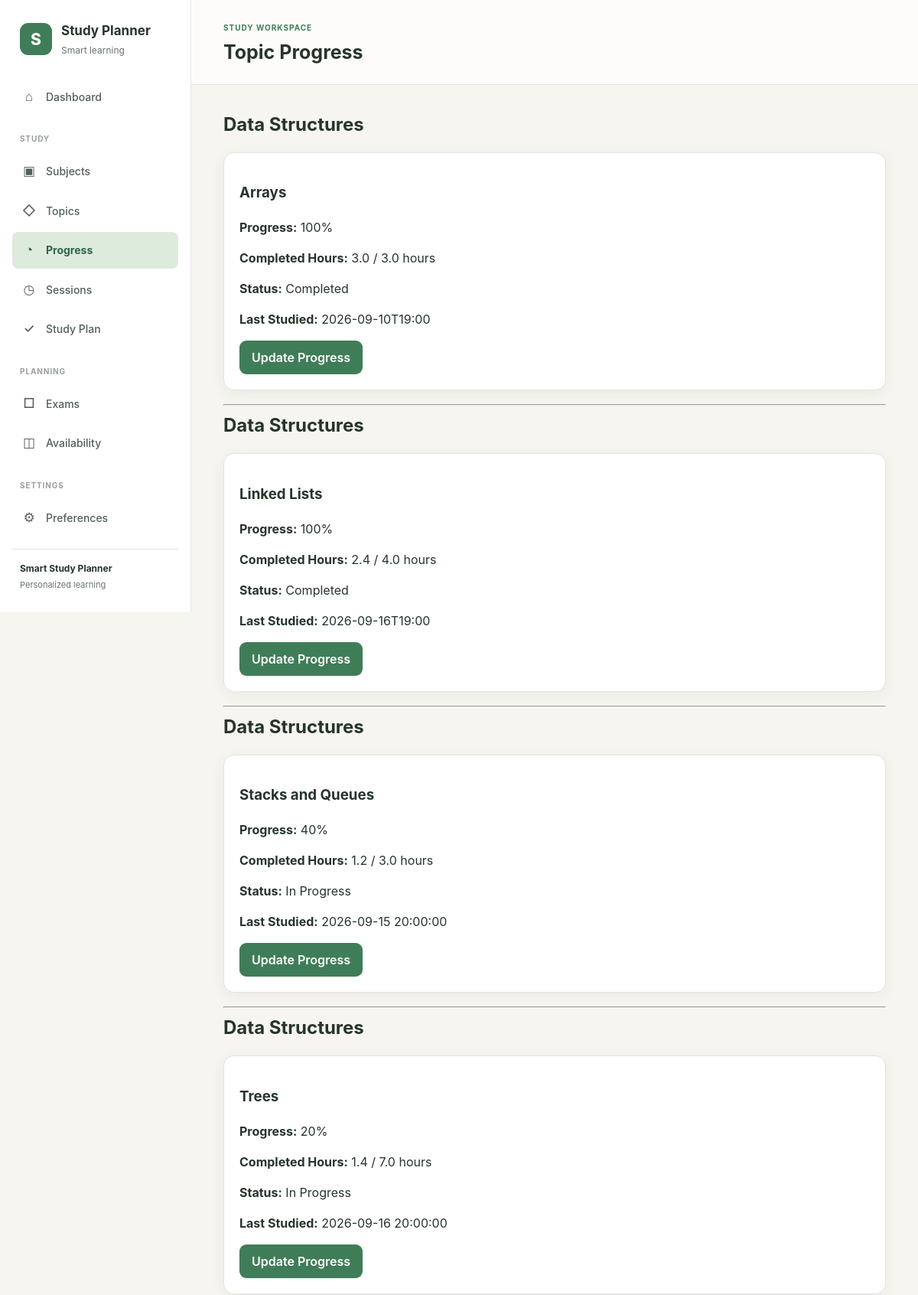
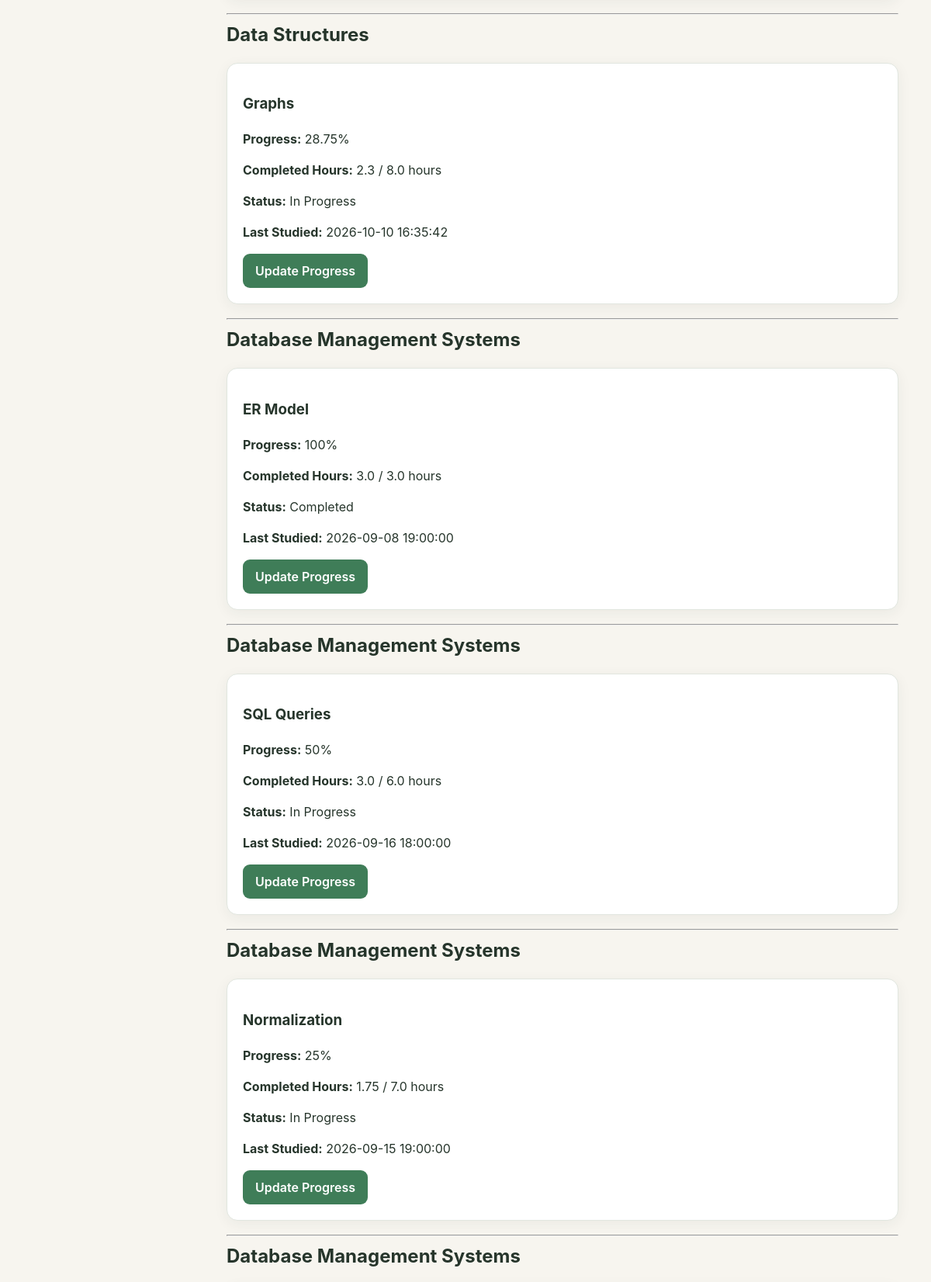
The app's page /progress (upper part) with its own data (2 pictures, top to bottom).
### tables this page shows
CREATE TABLE topic_progress (
    progress_id INTEGER PRIMARY KEY AUTOINCREMENT,

    student_id INTEGER NOT NULL,

    topic_id INTEGER NOT NULL,

    progress_percentage INTEGER NOT NULL DEFAULT 0,

    completed_hours REAL NOT NULL DEFAULT 0,

    is_completed INTEGER NOT NULL DEFAULT 0,

    last_studied_at TEXT,

    FOREIGN KEY (student_id)
        REFERENCES students(student_id)
        ON DELETE CASCADE,

    FOREIGN KEY (topic_id)
        REFERENCES topics(topic_id)
        ON DELETE CASCADE,

    CHECK (progress_percentage BETWEEN 0 AND 100),

    CHECK (completed_hours >= 0),

    CHECK (is_completed IN (0, 1)),

    UNIQUE(student_id, topic_id)
);

CREATE TABLE subjects (
    subject_id INTEGER PRIMARY KEY AUTOINCREMENT,

    student_id INTEGER NOT NULL,

    name TEXT NOT NULL,

    description TEXT,

    created_at TEXT NOT NULL DEFAULT CURRENT_TIMESTAMP,

    FOREIGN KEY (student_id)
        REFERENCES students(student_id)
        ON DELETE CASCADE,

    UNIQUE(student_id, name)
);

CREATE TABLE topics (
    topic_id INTEGER PRIMARY KEY AUTOINCREMENT,

    subject_id INTEGER NOT NULL,

    name TEXT NOT NULL,

    description TEXT,

    difficulty INTEGER NOT NULL DEFAULT 3,

    priority INTEGER NOT NULL DEFAULT 3,

    estimated_hours REAL NOT NULL,

    created_at TEXT NOT NULL DEFAULT CURRENT_TIMESTAMP,

    FOREIGN KEY (subject_id)
        REFERENCES subjects(subject_id)
        ON DELETE CASCADE,

    CHECK (difficulty BETWEEN 1 AND 5),

    CHECK (priority BETWEEN 1 AND 5),

    CHECK (estimated_hours > 0),

    UNIQUE(subject_id, name)
);

### app.py (the view)
@app.route("/progress")
def progress():
    db = get_db()
    cursor = db.execute("""
        SELECT
            topic_progress.progress_id,
            topic_progress.topic_id,
            topic_progress.progress_percentage,
            topic_progress.completed_hours,
            topic_progress.is_completed,
            topic_progress.last_studied_at,

            topics.name AS topic_name,
            topics.estimated_hours,

            subjects.subject_id,
            subjects.name AS subject_name

        FROM topic_progress

        JOIN topics
            ON topic_progress.topic_id = topics.topic_id

        JOIN subjects
            ON topics.subject_id = subjects.subject_id

        WHERE topic_progress.student_id = ?

        ORDER BY
            subjects.subject_id,
            topics.topic_id
    """, (1,))
    progress_records = cursor.fetchall()
    return render_template(
        "progress.html",
        progress_records=progress_records
    )

### app.py (called while the page is built)
def get_db():
    if "db" not in g:
        g.db = sqlite3.connect(DATABASE)
        g.db.row_factory = sqlite3.Row
        g.db.execute("PRAGMA foreign_keys = ON")
    return g.db

### templates/progress.html (shortened to what this page needs)
{% extends 'base.html' %}
{% block page_heading %}Topic Progress{% endblock %}
{% block content %}
<div class="container">
        {% if progress_records %}
            {% set current_subject = "" %}
            {% for item in progress_records %}
                {% if current_subject != item["subject_name"] %}
                    {% set current_subject = item["subject_name"] %}
                    <h2>
                        {{ item["subject_name"] }}
                    </h2>
                {% endif %}
                <div class="progress-card">
                    <h3>
                        {{ item["topic_name"] }}
                    </h3>
                    <p>
                        <strong>Progress:</strong>
                        {{ item["progress_percentage"] }}%
                    </p>
                    <p>
                        <strong>Completed Hours:</strong>
                        {{ item["completed_hours"] }}
                        /
                        {{ item["estimated_hours"] }}
                        hours
                    </p>
                    <p>
                        <strong>Status:</strong>
                        {% if item["is_completed"] == 1 %}
                            Completed
                        {% else %}
                            In Progress
                        {% endif %}
                    </p>
                    <p>
                        <strong>Last Studied:</strong>
                        {% if item["last_studied_at"] %}
                            {{ item["last_studied_at"] }}
                        {% else %}
                            Not studied yet
                        {% endif %}
                    </p>
                    <a href="{{ url_for(
                        'edit_progress',
                        topic_id=item['topic_id']
                    ) }}">
                        <button>
                            Update Progress
                        </button>
                    </a>
                </div>
                <hr>
            {% endfor %}
        {% else %}
            <p>
                No progress records found.
            </p>
        {% endif %}
        <br>
    </div>
{% endblock %}

### static/css/style.css (style rules this page uses)
:root { --bg-main: #f7f5ef; --bg-card: #ffffff; --primary: #3f7d58; --primary-dark: #326447; --primary-light: #ddebdd; --text-main: #26352b; --text-muted: #6b756e; --border: #e1e6df; --surface-soft: #f3f6f2; --danger: #b94a48; --danger-light: #f8dddd; --warning: #a66a20; --warning-light: #f8ead5; --shadow: 0 4px 18px rgba(38, 53, 43, 0.06); }
* { box-sizing: border-box; }
body { min-height: 100vh; margin: 0; background: var(--bg-main); color: var(--text-main); font-family: Inter, -apple-system, BlinkMacSystemFont, "Segoe UI", sans-serif; line-height: 1.5; }
a { color: inherit; }
h1, h2, h3, p { overflow-wrap: anywhere; }
button, input, select, textarea { font: inherit; }
button, .btn { display: inline-flex; align-items: center; justify-content: center; gap: 8px; padding: 10px 16px; border: 1px solid transparent; border-radius: 8px; background: var(--primary); color: #ffffff; font-weight: 650; text-decoration: none; cursor: pointer; transition: background 0.15s ease, transform 0.15s ease; }
.container, .page-container { width: 100%; max-width: 1200px; margin: 0 auto; padding: 24px; }
.page-content .container { width: 100%; max-width: 1100px; margin: 0; padding: 0; }
.page-content .container > h2 { margin: 0 0 18px; color: var(--text-main); }
.page-content .container button, .page-content .container a.button { display: inline-flex; align-items: center; justify-content: center; gap: 8px; min-height: 40px; padding: 10px 16px; color: #ffffff; background: var(--primary); border: 0; border-radius: 9px; font: inherit; font-weight: 600; text-decoration: none; cursor: pointer; }
.page-content .container a { color: var(--primary-dark); font-weight: 600; }
.page-content .container .exam-card, .page-content .container .topic-card, .page-content .container .session-card, .page-content .container .progress-card, .page-content .container .preference-card, .page-content .container .availability-card, .page-content .container .study-session, .page-content .container .study-date { margin: 0 0 18px; padding: 20px; background: var(--bg-card); border: 1px solid var(--border); border-radius: 14px; box-shadow: var(--shadow); }

### records on screen
topic_progress: subject_name "Data Structures", topic_name "Arrays", progress_percentage "100", completed_hours "3.0", estimated_hours "3.0", is_completed "Completed", last_studied_at "2026-09-10T19:00"
topic_progress: subject_name "Data Structures", topic_name "Linked Lists", progress_percentage "100", completed_hours "2.4", estimated_hours "4.0", is_completed "Completed", last_studied_at "2026-09-16T19:00"
topic_progress: subject_name "Data Structures", topic_name "Stacks and Queues", progress_percentage "40", completed_hours "1.2", estimated_hours "3.0", is_completed "In Progress", last_studied_at "2026-09-15 20:00:00"
topic_progress: subject_name "Data Structures", topic_name "Trees", progress_percentage "20", completed_hours "1.4", estimated_hours "7.0", is_completed "In Progress", last_studied_at "2026-09-16 20:00:00"
topic_progress: subject_name "Data Structures", topic_name "Graphs", progress_percentage "28.75", completed_hours "2.3", estimated_hours "8.0", is_completed "In Progress", last_studied_at "2026-10-10 16:35:42"
topic_progress: subject_name "Database Management Systems", topic_name "ER Model", progress_percentage "100", completed_hours "3.0", estimated_hours "3.0", is_completed "Completed", last_studied_at "2026-09-08 19:00:00"
topic_progress: subject_name "Database Management Systems", topic_name "SQL Queries", progress_percentage "50", completed_hours "3.0", estimated_hours "6.0", is_completed "In Progress", last_studied_at "2026-09-16 18:00:00"
topic_progress: subject_name "Database Management Systems", topic_name "Normalization", progress_percentage "25", completed_hours "1.75", estimated_hours "7.0", is_completed "In Progress", last_studied_at "2026-09-15 19:00:00"
topic_progress: subject_name "Database Management Systems"
